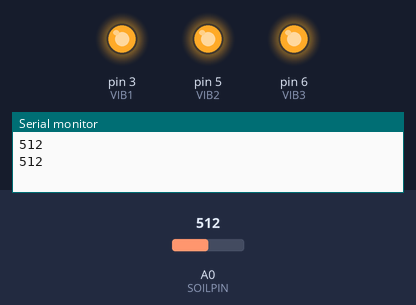
A sketch run on a simulated Arduino Uno, built with avr-gcc and run on an emulated ATmega328P. Shown: output pins drawn as LEDs (lit = HIGH), the last lines printed to the serial monitor. The test bench sets the inputs (shaded band); at power-on: A0 (SOILPIN) = 512.

Above: at 1.8 s.
1.9 s: A0 (SOILPIN) set to 892
3.4 s: A0 (SOILPIN) set to 912
At 4.7 s:
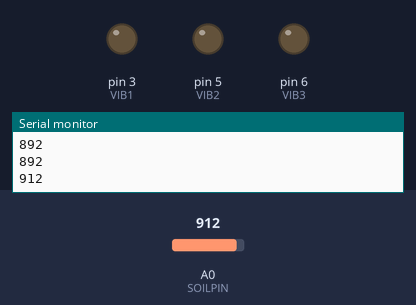
5.5 s: A0 (SOILPIN) set to 890
At 7.2 s:
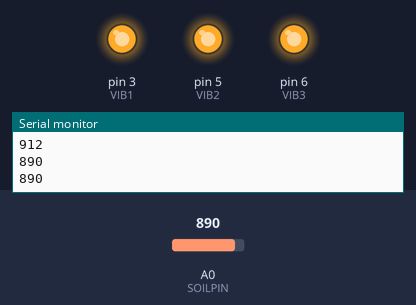
7.5 s: A0 (SOILPIN) set to 900
At 8.9 s:
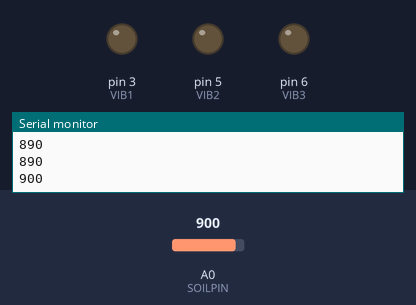
Timing chart, 0 to 10.5 s (numbered marks = the images above; inputs shaded):
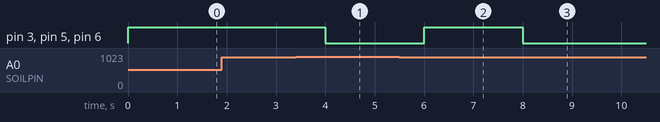

The sketch:

3VibmotorsMoistureSensor_472.ino
```cpp
// Define the analog pin connected to the moisture sensor
#define SOILPIN A0   // Soil moisture sensor connected to A0

// Define 3 vibration motors
const int VIB1 = 3;
const int VIB2 = 5;
const int VIB3 = 6;

void setup() {
  // Initialize motor pins as outputs
  pinMode(VIB1, OUTPUT);
  pinMode(VIB2, OUTPUT);
  pinMode(VIB3, OUTPUT);

  // Initialize serial communication for monitoring values
  Serial.begin(9600);
}

void loop() {

  int moisture = analogRead(SOILPIN);  // Read soil moisture

  Serial.println(moisture);  // For calibration

  if (moisture < 900) // wet
  {
    digitalWrite(VIB1, HIGH);  // turn the MOTOR on (HIGH is the voltage level)
    digitalWrite(VIB2, HIGH);  // turn the MOTOR on (HIGH is the voltage level)
    digitalWrite(VIB3, HIGH);  // turn the MOTOR on (HIGH is the voltage level)
  }

  // If else (800 or above), they are off
  else {
    digitalWrite(VIB1, LOW);  // turn the MOTOR off by making the voltage LOW
    digitalWrite(VIB2, LOW);  // turn the MOTOR off by making the voltage LOW
    digitalWrite(VIB3, LOW);  // turn the MOTOR off by making the voltage LOW
  }

  delay(1000);
}
```

Measured:
- the behaviour switches between 899 and 900 on A0 (SOILPIN) (found by bisection; images 0 and 1)
- after the input at 3.4 s, pin 3 (VIB1), pin 5 (VIB2), pin 6 (VIB3): HIGH → LOW after 0.60 s
- after the input at 5.5 s, pin 3 (VIB1), pin 5 (VIB2), pin 6 (VIB3): LOW → HIGH after 0.50 s
- after the input at 7.5 s, pin 3 (VIB1), pin 5 (VIB2), pin 6 (VIB3): HIGH → LOW after 0.50 s
